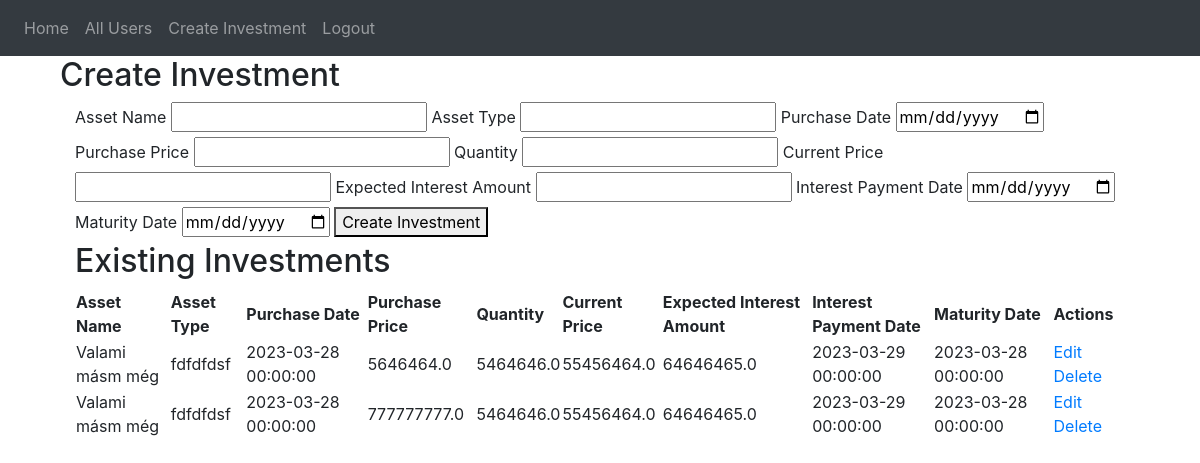
Page /create-investment (signed in) on the committed database.
### website/models.py (models this page shows)
class Investment(db.Model):
    id = db.Column(db.Integer, primary_key=True)
    asset_name = db.Column(db.String(150))
    asset_type = db.Column(db.String(150))
    purchase_date = db.Column(db.DateTime(timezone=True))
    purchase_price = db.Column(db.Float)
    quantity = db.Column(db.Float)
    current_price = db.Column(db.Float)
    expected_interest_amount = db.Column(db.Float)
    interest_payment_date = db.Column(db.DateTime(timezone=True))
    maturity_date = db.Column(db.DateTime(timezone=True))
    user_id = db.Column(db.Integer, db.ForeignKey('user.id'))
    user = db.relationship('User', back_populates='investments')

### website/views.py (the view, shortened to what this page needs)
@views.route('/create-investment', methods=['GET', 'POST'])
@login_required
def create_investment():
    investments = Investment.query.filter_by(user_id=current_user.id).all()
    user_investments = Investment.query.filter_by(user_id=current_user.id)  # Hozzáadtuk ezt a sort
    return render_template('create_investment.html', user_investments=user_investments, user=current_user)

### website/__init__.py (called while the page is built)
def create_app():
    app = Flask(__name__)
    app.config['SECRET_KEY'] = 'hjshjhdjah kjshkjdhjs'
    app.config['SQLALCHEMY_DATABASE_URI'] = f'sqlite:///{DB_NAME}'
    db.init_app(app)
    from .views import views
    from .auth import auth
    app.register_blueprint(views, url_prefix='/')
    app.register_blueprint(auth, url_prefix='/')
    from .models import User, Note
    with app.app_context():
        db.create_all()
    login_manager = LoginManager()
    login_manager.login_view = 'auth.login'
    login_manager.init_app(app)
    @login_manager.user_loader
    def load_user(id):
        return User.query.get(int(id))
    return app

### website/templates/create_investment.html
{% extends "base.html" %}
{% block content %}
<div class="container">
    <h2>Create Investment</h2>
    <div class="container">
        <form action="{{ url_for('views.create_investment') }}" method="post">
            <label for="assetName">Asset Name</label>
            <input type="text" name="assetName" id="assetName" required>
            <label for="assetType">Asset Type</label>
            <input type="text" name="assetType" id="assetType" required>
            <label for="purchaseDate">Purchase Date</label>
            <input type="date" name="purchaseDate" id="purchaseDate" required>
            <label for="purchasePrice">Purchase Price</label>
            <input type="number" step="any" name="purchasePrice" id="purchasePrice" required>
            <label for="quantity">Quantity</label>
            <input type="number" step="any" name="quantity" id="quantity" required>
            <label for="currentPrice">Current Price</label>
            <input type="number" step="any" name="currentPrice" id="currentPrice" required>
            <label for="expectedInterestAmount">Expected Interest Amount</label>
            <input type="number" step="any" name="expectedInterestAmount" id="expectedInterestAmount" required>
            <label for="interestPaymentDate">Interest Payment Date</label>
            <input type="date" name="interestPaymentDate" id="interestPaymentDate" required>
            <label for="maturityDate">Maturity Date</label>
            <input type="date" name="maturityDate" id="maturityDate" required>
            <button type="submit">Create Investment</button>
        </form>
        <h2>Existing Investments</h2>
        <table>
            <thead>
                <tr>
                    <th>Asset Name</th>
                    <th>Asset Type</th>
                    <th>Purchase Date</th>
                    <th>Purchase Price</th>
                    <th>Quantity</th>
                    <th>Current Price</th>
                    <th>Expected Interest Amount</th>
                    <th>Interest Payment Date</th>
                    <th>Maturity Date</th>
                    <th>Actions</th>
                </tr>
            </thead>
            <tbody>
                {% for investment in user_investments %}
                    <tr>
                        <td>{{ investment.asset_name }}</td>
                        <td>{{ investment.asset_type }}</td>
                        <td>{{ investment.purchase_date }}</td>
                        <td>{{ investment.purchase_price }}</td>
                        <td>{{ investment.quantity }}</td>
                        <td>{{ investment.current_price }}</td>
                        <td>{{ investment.expected_interest_amount }}</td>
                        <td>{{ investment.interest_payment_date }}</td>
                        <td>{{ investment.maturity_date }}</td>
                        <td>
                            <a href="{{ url_for('views.edit_investment', investment_id=investment.id) }}">Edit</a>
                            <a href="{{ url_for('views.delete_investment', investment_id=investment.id) }}">Delete</a>
                        </td>
                    </tr>
                {% endfor %}
            </tbody>
        </table>
    </div>
{% endblock %}

### rows in the picture
Investment: asset_name "Valami másm még", asset_type "fdfdfdsf", purchase_date "2023-03-28 00:00:00", purchase_price "5646464.0", quantity "5464646.0", current_price "55456464.0", expected_interest_amount "64646465.0", interest_payment_date "2023-03-29 00:00:00", maturity_date "2023-03-28 00:00:00"
Investment: asset_name "Valami másm még", asset_type "fdfdfdsf", purchase_date "2023-03-28 00:00:00", purchase_price "777777777.0", quantity "5464646.0", current_price "55456464.0", expected_interest_amount "64646465.0", interest_payment_date "2023-03-29 00:00:00", maturity_date "2023-03-28 00:00:00"
